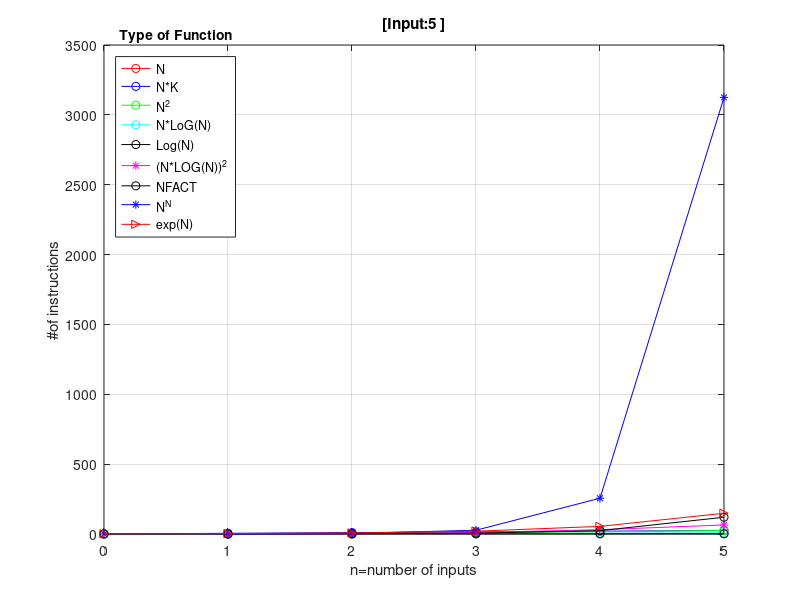

Write MATLAB code to recreate this figure.
%Graphs Functions
INPUTS=5;
N=[0:INPUTS];
C=1;
K=5;

nlineal=C.*N;
n_k=K.*N;
nC2=N.*N;
nFact=C.*factorial(N);
nComb=C.*N.^N;
Log_n=C.*log(N);
n_logC2=(C.*N.*log(N)).*(C.*N.*log(N));
n_log=C.*N.*log(N);
exp_n=exp(N);

plot(N,nlineal,'r-o');
hold on

plot(N,n_k,'b-o');
hold on

plot(N,nC2,'g-o');
hold on;

plot(N,n_log,'c-o');
hold on;

plot(N,Log_n,'k-o')
hold on;

plot(N,n_logC2,'m-*')
hold on;

plot(N,nFact,'k-o'),grid on;
hold on;

plot(N,nComb,'b-*');
hold on;

plot(N,exp_n,'r->');
hold on;

number_inputs=sprintf('[Input:%d ]',INPUTS);
xlabel('n=number of inputs');
ylabel('#of instructions');

lgd =legend('N','N*K','N^2','N*LoG(N)','Log(N)','(N*LOG(N))^2','NFACT','N^N','exp(N)','location','NorthWest');
title(lgd,'Type of Function');
title(number_inputs);

